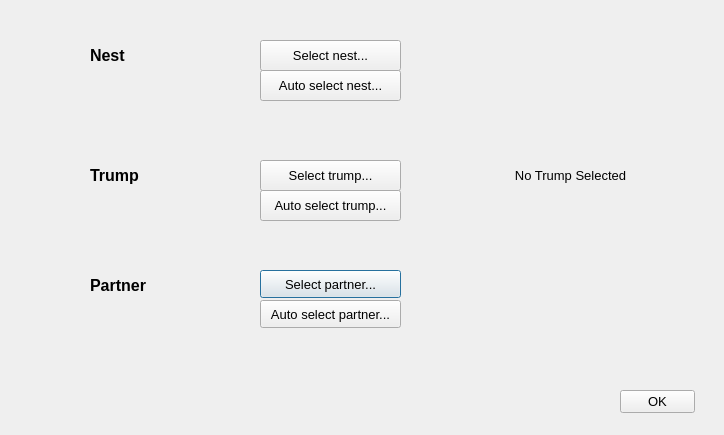
<?xml version="1.0" encoding="UTF-8"?>
<ui version="4.0">
    <class>MiddleDialog</class>
    <widget class="QDialog" name="MiddleDialog">
        <property name="geometry">
            <rect>
                <x>0</x>
                <y>0</y>
                <width>724</width>
                <height>435</height>
            </rect>
        </property>
        <property name="windowTitle">
            <string>Middle Dialog</string>
        </property>
        <widget class="ScaledQLabel" name="trumpCategoryLabel">
            <property name="geometry">
                <rect>
                    <x>90</x>
                    <y>160</y>
                    <width>121</width>
                    <height>31</height>
                </rect>
            </property>
            <property name="font">
                <font>
                    <pointsize>12</pointsize>
                    <weight>75</weight>
                    <bold>true</bold>
                </font>
            </property>
            <property name="text">
                <string>Trump</string>
            </property>
        </widget>
        <widget class="ScaledQPushButton" name="selectPartnerButton">
            <property name="geometry">
                <rect>
                    <x>260</x>
                    <y>270</y>
                    <width>141</width>
                    <height>28</height>
                </rect>
            </property>
            <property name="text">
                <string>Select partner...</string>
            </property>
            <property name="font">
                <font>
                    <pointsize>10</pointsize>
                </font>
            </property>
        </widget>
        <widget class="ScaledQLabel" name="partnerCategoryLabel">
            <property name="geometry">
                <rect>
                    <x>90</x>
                    <y>270</y>
                    <width>131</width>
                    <height>31</height>
                </rect>
            </property>
            <property name="font">
                <font>
                    <pointsize>12</pointsize>
                    <weight>75</weight>
                    <bold>true</bold>
                </font>
            </property>
            <property name="text">
                <string>Partner</string>
            </property>
        </widget>
        <widget class="ScaledQPushButton" name="selectTrumpButton">
            <property name="geometry">
                <rect>
                    <x>260</x>
                    <y>160</y>
                    <width>141</width>
                    <height>31</height>
                </rect>
            </property>
            <property name="text">
                <string>Select trump...</string>
            </property>
            <property name="font">
                <font>
                    <pointsize>10</pointsize>
                </font>
            </property>
        </widget>
        <widget class="ScaledQLabel" name="trumpLabel">
            <property name="geometry">
                <rect>
                    <x>510</x>
                    <y>150</y>
                    <width>121</width>
                    <height>51</height>
                </rect>
            </property>
            <property name="text">
                <string>No Trump Selected</string>
            </property>
            <property name="alignment">
                <set>Qt::AlignCenter</set>
            </property>
            <property name="font">
                <font>
                    <pointsize>10</pointsize>
                </font>
            </property>
        </widget>
        <widget class="ScaledQPushButton" name="okButton">
            <property name="geometry">
                <rect>
                    <x>620</x>
                    <y>390</y>
                    <width>75</width>
                    <height>23</height>
                </rect>
            </property>
            <property name="text">
                <string>OK</string>
            </property>
            <property name="font">
                <font>
                    <pointsize>10</pointsize>
                </font>
            </property>
        </widget>
        <widget class="ScaledQPushButton" name="autoSelectTrumpButton">
            <property name="geometry">
                <rect>
                    <x>260</x>
                    <y>190</y>
                    <width>141</width>
                    <height>31</height>
                </rect>
            </property>
                        <property name="font">
                <font>
                    <pointsize>10</pointsize>
                </font>
            </property>
            <property name="text">
                <string>Auto select trump...</string>
            </property>
        </widget>
        <widget class="ScaledQPushButton" name="autoSelectPartnerButton">
            <property name="geometry">
                <rect>
                    <x>260</x>
                    <y>300</y>
                    <width>141</width>
                    <height>28</height>
                </rect>
            </property>
            <property name="text">
                <string>Auto select partner...</string>
            </property>
            <property name="font">
                <font>
                    <pointsize>10</pointsize>
                </font>
            </property>
        </widget>
        <widget class="ScaledQLabel" name="nestCategoryLabel">
            <property name="geometry">
                <rect>
                    <x>90</x>
                    <y>40</y>
                    <width>121</width>
                    <height>31</height>
                </rect>
            </property>
            <property name="font">
                <font>
                    <pointsize>12</pointsize>
                    <weight>75</weight>
                    <bold>true</bold>
                </font>
            </property>
            <property name="text">
                <string>Nest</string>
            </property>
        </widget>
        <widget class="ScaledQPushButton" name="selectNestButton">
            <property name="geometry">
                <rect>
                    <x>260</x>
                    <y>40</y>
                    <width>141</width>
                    <height>31</height>
                </rect>
            </property>
            <property name="text">
                <string>Select nest...</string>
            </property>
            <property name="font">
                <font>
                    <pointsize>10</pointsize>
                </font>
            </property>
        </widget>
        <widget class="ScaledQPushButton" name="autoSelectNestButton">
            <property name="geometry">
                <rect>
                    <x>260</x>
                    <y>70</y>
                    <width>141</width>
                    <height>31</height>
                </rect>
            </property>
            <property name="text">
                <string>Auto select nest...</string>
            </property>
            <property name="font">
                <font>
                    <pointsize>10</pointsize>
                </font>
            </property>
        </widget>
    </widget>
    <customwidgets>
        <customwidget>
            <class>ScaledQLabel</class>
            <extends>QLabel</extends>
            <header>scaledWidgets.h</header>
        </customwidget>
        <customwidget>
            <class>ScaledQPushButton</class>
            <extends>QPushButton</extends>
            <header>scaledWidgets.h</header>
        </customwidget>
    </customwidgets>
    <resources/>
    <connections/>
</ui>
